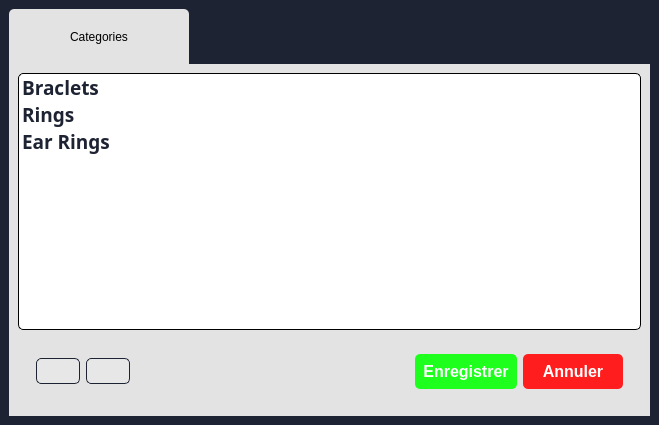
<?xml version="1.0" encoding="UTF-8"?>
<ui version="4.0">
 <class>Dialog</class>
 <widget class="QDialog" name="Dialog">
  <property name="geometry">
   <rect>
    <x>0</x>
    <y>0</y>
    <width>659</width>
    <height>425</height>
   </rect>
  </property>
  <property name="windowTitle">
   <string>Dialog</string>
  </property>
  <property name="styleSheet">
   <string notr="true"/>
  </property>
  <layout class="QVBoxLayout" name="verticalLayout">
   <property name="leftMargin">
    <number>0</number>
   </property>
   <property name="topMargin">
    <number>0</number>
   </property>
   <property name="rightMargin">
    <number>0</number>
   </property>
   <property name="bottomMargin">
    <number>0</number>
   </property>
   <item>
    <widget class="QWidget" name="widget" native="true">
     <property name="styleSheet">
      <string notr="true">*{
border: none;
}

#widget{
background-color: rgb(29, 35, 50)
}

QTabBar::tab {
background-color: rgb(227, 227, 227);
width: 160px;
height: 55px;
padding-left: 10px;
padding-right : 10px;
border-top-left-radius: 5px;
border-top-right-radius: 5px; 
font: 63 18pt &quot;Bahnschrift SemiBold Condensed&quot;;
margin-right: 5px
}

#tab{
background-color: rgb(227, 227, 227)
}

#enregistrerButton{
background-color: rgb(30, 255, 30);
}

#annulerButton{
background-color : rgb(255, 29, 29)
}

#enregistrerButton, #annulerButton{
color: white;
padding: 8px;
}

#listWidget{
border: 1px solid black;
background-color: white;
color: rgb(29, 35, 50);
border-radius: 5px
}

#addCategoryButton, #removeCategoryButton{
background-color: rgb(231, 231, 231);
padding: 5px;
border: 1px solid rgb(29, 35, 50);
border-radius: 5px
}

QPushButton{
border-radius: 5px;
}</string>
     </property>
     <layout class="QVBoxLayout" name="verticalLayout_2">
      <item>
       <widget class="QTabWidget" name="tabWidget">
        <property name="currentIndex">
         <number>0</number>
        </property>
        <property name="iconSize">
         <size>
          <width>40</width>
          <height>40</height>
         </size>
        </property>
        <widget class="QWidget" name="tab">
         <attribute name="icon">
          <iconset>
           <normaloff>../pictures/requisition.png</normaloff>../pictures/requisition.png</iconset>
         </attribute>
         <attribute name="title">
          <string>Categories</string>
         </attribute>
         <layout class="QVBoxLayout" name="verticalLayout_3">
          <item>
           <widget class="QListWidget" name="listWidget">
            <property name="font">
             <font>
              <family>Segoe Print</family>
              <pointsize>14</pointsize>
              <weight>75</weight>
              <bold>true</bold>
             </font>
            </property>
            <property name="styleSheet">
             <string notr="true"/>
            </property>
            <property name="frameShadow">
             <enum>QFrame::Sunken</enum>
            </property>
            <property name="alternatingRowColors">
             <bool>false</bool>
            </property>
            <item>
             <property name="text">
              <string>Braclets</string>
             </property>
            </item>
            <item>
             <property name="text">
              <string>Rings</string>
             </property>
            </item>
            <item>
             <property name="text">
              <string>Ear Rings</string>
             </property>
            </item>
           </widget>
          </item>
          <item>
           <widget class="QWidget" name="widget_2" native="true">
            <layout class="QHBoxLayout" name="horizontalLayout_3">
             <item alignment="Qt::AlignLeft">
              <widget class="QWidget" name="widget_3" native="true">
               <layout class="QHBoxLayout" name="horizontalLayout">
                <item>
                 <widget class="QPushButton" name="addCategoryButton">
                  <property name="text">
                   <string/>
                  </property>
                  <property name="icon">
                   <iconset resource="../interface_images.qrc">
                    <normaloff>:/newPrefix/pictures/plus.png</normaloff>:/newPrefix/pictures/plus.png</iconset>
                  </property>
                 </widget>
                </item>
                <item>
                 <widget class="QPushButton" name="removeCategoryButton">
                  <property name="text">
                   <string/>
                  </property>
                  <property name="icon">
                   <iconset resource="../interface_images.qrc">
                    <normaloff>:/newPrefix/pictures/minus-sign.png</normaloff>:/newPrefix/pictures/minus-sign.png</iconset>
                  </property>
                 </widget>
                </item>
               </layout>
              </widget>
             </item>
             <item alignment="Qt::AlignRight">
              <widget class="QWidget" name="widget_4" native="true">
               <layout class="QHBoxLayout" name="horizontalLayout_2">
                <item>
                 <widget class="QPushButton" name="enregistrerButton">
                  <property name="minimumSize">
                   <size>
                    <width>100</width>
                    <height>0</height>
                   </size>
                  </property>
                  <property name="font">
                   <font>
                    <pointsize>12</pointsize>
                    <weight>75</weight>
                    <bold>true</bold>
                   </font>
                  </property>
                  <property name="text">
                   <string>Enregistrer</string>
                  </property>
                 </widget>
                </item>
                <item>
                 <widget class="QPushButton" name="annulerButton">
                  <property name="minimumSize">
                   <size>
                    <width>100</width>
                    <height>0</height>
                   </size>
                  </property>
                  <property name="font">
                   <font>
                    <pointsize>12</pointsize>
                    <weight>75</weight>
                    <bold>true</bold>
                   </font>
                  </property>
                  <property name="text">
                   <string>Annuler</string>
                  </property>
                 </widget>
                </item>
               </layout>
              </widget>
             </item>
            </layout>
           </widget>
          </item>
         </layout>
        </widget>
       </widget>
      </item>
     </layout>
    </widget>
   </item>
  </layout>
 </widget>
 <resources>
  <include location="../interface_images.qrc"/>
 </resources>
 <connections/>
</ui>
